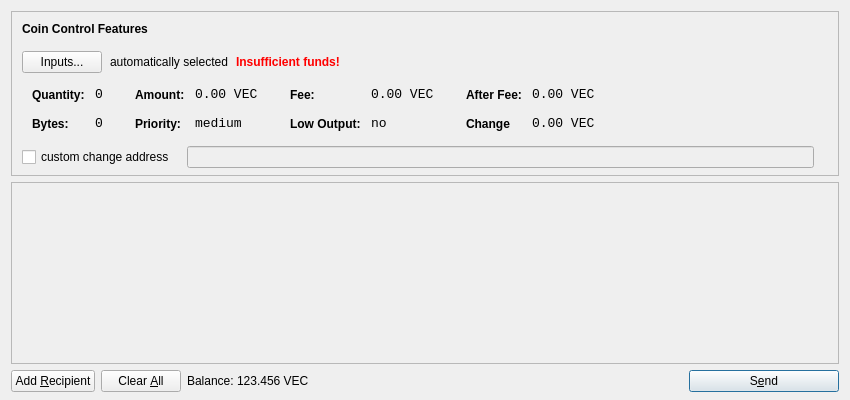
<?xml version="1.0" encoding="UTF-8"?>
<ui version="4.0">
 <class>SendCoinsDialog</class>
 <widget class="QDialog" name="SendCoinsDialog">
  <property name="geometry">
   <rect>
    <x>0</x>
    <y>0</y>
    <width>850</width>
    <height>400</height>
   </rect>
  </property>
  <property name="windowTitle">
   <string>Send Coins</string>
  </property>
  <layout class="QVBoxLayout" name="verticalLayout" stretch="0,1,0">
   <property name="bottomMargin">
    <number>8</number>
   </property>
   <item>
    <widget class="QFrame" name="frameCoinControl">
     <property name="sizePolicy">
      <sizepolicy hsizetype="Expanding" vsizetype="Expanding">
       <horstretch>0</horstretch>
       <verstretch>0</verstretch>
      </sizepolicy>
     </property>
     <property name="maximumSize">
      <size>
       <width>16777215</width>
       <height>16777215</height>
      </size>
     </property>
     <property name="frameShape">
      <enum>QFrame::StyledPanel</enum>
     </property>
     <property name="frameShadow">
      <enum>QFrame::Sunken</enum>
     </property>
     <layout class="QVBoxLayout" name="verticalLayoutCoinControl2">
      <property name="spacing">
       <number>-1</number>
      </property>
      <property name="leftMargin">
       <number>0</number>
      </property>
      <property name="topMargin">
       <number>0</number>
      </property>
      <property name="rightMargin">
       <number>0</number>
      </property>
      <property name="bottomMargin">
       <number>6</number>
      </property>
      <item>
       <layout class="QVBoxLayout" name="verticalLayoutCoinControl" stretch="0,0,0,0,1">
        <property name="spacing">
         <number>0</number>
        </property>
        <property name="leftMargin">
         <number>10</number>
        </property>
        <property name="topMargin">
         <number>10</number>
        </property>
        <item>
         <layout class="QHBoxLayout" name="horizontalLayoutCoinControl1">
          <property name="bottomMargin">
           <number>15</number>
          </property>
          <item>
           <widget class="QLabel" name="labelCoinControlFeatures">
            <property name="sizePolicy">
             <sizepolicy hsizetype="Preferred" vsizetype="Maximum">
              <horstretch>0</horstretch>
              <verstretch>0</verstretch>
             </sizepolicy>
            </property>
            <property name="font">
             <font>
              <weight>75</weight>
              <bold>true</bold>
             </font>
            </property>
            <property name="styleSheet">
             <string notr="true">font-weight:bold;</string>
            </property>
            <property name="text">
             <string>Coin Control Features</string>
            </property>
           </widget>
          </item>
         </layout>
        </item>
        <item>
         <layout class="QHBoxLayout" name="horizontalLayoutCoinControl2" stretch="0,0,0,0">
          <property name="spacing">
           <number>8</number>
          </property>
          <property name="bottomMargin">
           <number>10</number>
          </property>
          <item>
           <widget class="QPushButton" name="pushButtonCoinControl">
            <property name="styleSheet">
             <string notr="true"/>
            </property>
            <property name="text">
             <string>Inputs...</string>
            </property>
           </widget>
          </item>
          <item>
           <widget class="QLabel" name="labelCoinControlAutomaticallySelected">
            <property name="text">
             <string>automatically selected</string>
            </property>
            <property name="margin">
             <number>5</number>
            </property>
           </widget>
          </item>
          <item>
           <widget class="QLabel" name="labelCoinControlInsuffFunds">
            <property name="font">
             <font>
              <weight>75</weight>
              <bold>true</bold>
             </font>
            </property>
            <property name="styleSheet">
             <string notr="true">color:red;font-weight:bold;</string>
            </property>
            <property name="text">
             <string>Insufficient funds!</string>
            </property>
            <property name="margin">
             <number>5</number>
            </property>
           </widget>
          </item>
          <item>
           <spacer name="horizontalSpacerCoinControl">
            <property name="orientation">
             <enum>Qt::Horizontal</enum>
            </property>
            <property name="sizeHint" stdset="0">
             <size>
              <width>40</width>
              <height>1</height>
             </size>
            </property>
           </spacer>
          </item>
         </layout>
        </item>
        <item>
         <widget class="QWidget" name="widgetCoinControl" native="true">
          <property name="sizePolicy">
           <sizepolicy hsizetype="Preferred" vsizetype="Preferred">
            <horstretch>0</horstretch>
            <verstretch>0</verstretch>
           </sizepolicy>
          </property>
          <property name="minimumSize">
           <size>
            <width>0</width>
            <height>0</height>
           </size>
          </property>
          <property name="styleSheet">
           <string notr="true"/>
          </property>
          <layout class="QHBoxLayout" name="horizontalLayoutCoinControl5">
           <property name="margin">
            <number>0</number>
           </property>
           <item>
            <layout class="QHBoxLayout" name="horizontalLayoutCoinControl3" stretch="0,0,0,1">
             <property name="spacing">
              <number>20</number>
             </property>
             <property name="topMargin">
              <number>0</number>
             </property>
             <property name="bottomMargin">
              <number>10</number>
             </property>
             <item>
              <layout class="QFormLayout" name="formLayoutCoinControl1">
               <property name="horizontalSpacing">
                <number>10</number>
               </property>
               <property name="verticalSpacing">
                <number>14</number>
               </property>
               <property name="leftMargin">
                <number>10</number>
               </property>
               <property name="topMargin">
                <number>4</number>
               </property>
               <property name="rightMargin">
                <number>6</number>
               </property>
               <item row="0" column="0">
                <widget class="QLabel" name="labelCoinControlQuantityText">
                 <property name="styleSheet">
                  <string notr="true">font-weight:bold;</string>
                 </property>
                 <property name="text">
                  <string>Quantity:</string>
                 </property>
                 <property name="margin">
                  <number>0</number>
                 </property>
                </widget>
               </item>
               <item row="0" column="1">
                <widget class="QLabel" name="labelCoinControlQuantity">
                 <property name="font">
                  <font>
                   <family>Monospace</family>
                   <pointsize>10</pointsize>
                  </font>
                 </property>
                 <property name="cursor">
                  <cursorShape>IBeamCursor</cursorShape>
                 </property>
                 <property name="contextMenuPolicy">
                  <enum>Qt::ActionsContextMenu</enum>
                 </property>
                 <property name="text">
                  <string>0</string>
                 </property>
                 <property name="margin">
                  <number>0</number>
                 </property>
                 <property name="textInteractionFlags">
                  <set>Qt::LinksAccessibleByMouse|Qt::TextSelectableByKeyboard|Qt::TextSelectableByMouse</set>
                 </property>
                </widget>
               </item>
               <item row="1" column="0">
                <widget class="QLabel" name="labelCoinControlBytesText">
                 <property name="styleSheet">
                  <string notr="true">font-weight:bold;</string>
                 </property>
                 <property name="text">
                  <string>Bytes:</string>
                 </property>
                </widget>
               </item>
               <item row="1" column="1">
                <widget class="QLabel" name="labelCoinControlBytes">
                 <property name="font">
                  <font>
                   <family>Monospace</family>
                   <pointsize>10</pointsize>
                  </font>
                 </property>
                 <property name="cursor">
                  <cursorShape>IBeamCursor</cursorShape>
                 </property>
                 <property name="contextMenuPolicy">
                  <enum>Qt::ActionsContextMenu</enum>
                 </property>
                 <property name="text">
                  <string>0</string>
                 </property>
                 <property name="textInteractionFlags">
                  <set>Qt::LinksAccessibleByMouse|Qt::TextSelectableByKeyboard|Qt::TextSelectableByMouse</set>
                 </property>
                </widget>
               </item>
              </layout>
             </item>
             <item>
              <layout class="QFormLayout" name="formLayoutCoinControl2">
               <property name="horizontalSpacing">
                <number>10</number>
               </property>
               <property name="verticalSpacing">
                <number>14</number>
               </property>
               <property name="leftMargin">
                <number>6</number>
               </property>
               <property name="topMargin">
                <number>4</number>
               </property>
               <property name="rightMargin">
                <number>6</number>
               </property>
               <item row="0" column="0">
                <widget class="QLabel" name="labelCoinControlAmountText">
                 <property name="styleSheet">
                  <string notr="true">font-weight:bold;</string>
                 </property>
                 <property name="text">
                  <string>Amount:</string>
                 </property>
                 <property name="margin">
                  <number>0</number>
                 </property>
                </widget>
               </item>
               <item row="0" column="1">
                <widget class="QLabel" name="labelCoinControlAmount">
                 <property name="font">
                  <font>
                   <family>Monospace</family>
                   <pointsize>10</pointsize>
                  </font>
                 </property>
                 <property name="cursor">
                  <cursorShape>IBeamCursor</cursorShape>
                 </property>
                 <property name="contextMenuPolicy">
                  <enum>Qt::ActionsContextMenu</enum>
                 </property>
                 <property name="text">
                  <string notr="true">0.00 VEC</string>
                 </property>
                 <property name="textInteractionFlags">
                  <set>Qt::LinksAccessibleByMouse|Qt::TextSelectableByKeyboard|Qt::TextSelectableByMouse</set>
                 </property>
                </widget>
               </item>
               <item row="1" column="0">
                <widget class="QLabel" name="labelCoinControlPriorityText">
                 <property name="styleSheet">
                  <string notr="true">font-weight:bold;</string>
                 </property>
                 <property name="text">
                  <string>Priority:</string>
                 </property>
                </widget>
               </item>
               <item row="1" column="1">
                <widget class="QLabel" name="labelCoinControlPriority">
                 <property name="font">
                  <font>
                   <family>Monospace</family>
                   <pointsize>10</pointsize>
                  </font>
                 </property>
                 <property name="cursor">
                  <cursorShape>IBeamCursor</cursorShape>
                 </property>
                 <property name="contextMenuPolicy">
                  <enum>Qt::ActionsContextMenu</enum>
                 </property>
                 <property name="text">
                  <string>medium</string>
                 </property>
                 <property name="textInteractionFlags">
                  <set>Qt::LinksAccessibleByMouse|Qt::TextSelectableByKeyboard|Qt::TextSelectableByMouse</set>
                 </property>
                </widget>
               </item>
              </layout>
             </item>
             <item>
              <layout class="QFormLayout" name="formLayoutCoinControl3">
               <property name="horizontalSpacing">
                <number>10</number>
               </property>
               <property name="verticalSpacing">
                <number>14</number>
               </property>
               <property name="leftMargin">
                <number>6</number>
               </property>
               <property name="topMargin">
                <number>4</number>
               </property>
               <property name="rightMargin">
                <number>6</number>
               </property>
               <item row="0" column="0">
                <widget class="QLabel" name="labelCoinControlFeeText">
                 <property name="styleSheet">
                  <string notr="true">font-weight:bold;</string>
                 </property>
                 <property name="text">
                  <string>Fee:</string>
                 </property>
                 <property name="margin">
                  <number>0</number>
                 </property>
                </widget>
               </item>
               <item row="0" column="1">
                <widget class="QLabel" name="labelCoinControlFee">
                 <property name="font">
                  <font>
                   <family>Monospace</family>
                   <pointsize>10</pointsize>
                  </font>
                 </property>
                 <property name="cursor">
                  <cursorShape>IBeamCursor</cursorShape>
                 </property>
                 <property name="contextMenuPolicy">
                  <enum>Qt::ActionsContextMenu</enum>
                 </property>
                 <property name="text">
                  <string notr="true">0.00 VEC</string>
                 </property>
                 <property name="textInteractionFlags">
                  <set>Qt::LinksAccessibleByMouse|Qt::TextSelectableByKeyboard|Qt::TextSelectableByMouse</set>
                 </property>
                </widget>
               </item>
               <item row="1" column="0">
                <widget class="QLabel" name="labelCoinControlLowOutputText">
                 <property name="styleSheet">
                  <string notr="true">font-weight:bold;</string>
                 </property>
                 <property name="text">
                  <string>Low Output:</string>
                 </property>
                </widget>
               </item>
               <item row="1" column="1">
                <widget class="QLabel" name="labelCoinControlLowOutput">
                 <property name="font">
                  <font>
                   <family>Monospace</family>
                   <pointsize>10</pointsize>
                  </font>
                 </property>
                 <property name="cursor">
                  <cursorShape>IBeamCursor</cursorShape>
                 </property>
                 <property name="contextMenuPolicy">
                  <enum>Qt::ActionsContextMenu</enum>
                 </property>
                 <property name="text">
                  <string>no</string>
                 </property>
                 <property name="textInteractionFlags">
                  <set>Qt::LinksAccessibleByMouse|Qt::TextSelectableByKeyboard|Qt::TextSelectableByMouse</set>
                 </property>
                </widget>
               </item>
              </layout>
             </item>
             <item>
              <layout class="QFormLayout" name="formLayoutCoinControl4">
               <property name="horizontalSpacing">
                <number>10</number>
               </property>
               <property name="verticalSpacing">
                <number>14</number>
               </property>
               <property name="leftMargin">
                <number>6</number>
               </property>
               <property name="topMargin">
                <number>4</number>
               </property>
               <property name="rightMargin">
                <number>6</number>
               </property>
               <item row="0" column="0">
                <widget class="QLabel" name="labelCoinControlAfterFeeText">
                 <property name="styleSheet">
                  <string notr="true">font-weight:bold;</string>
                 </property>
                 <property name="text">
                  <string>After Fee:</string>
                 </property>
                 <property name="margin">
                  <number>0</number>
                 </property>
                </widget>
               </item>
               <item row="0" column="1">
                <widget class="QLabel" name="labelCoinControlAfterFee">
                 <property name="font">
                  <font>
                   <family>Monospace</family>
                   <pointsize>10</pointsize>
                  </font>
                 </property>
                 <property name="cursor">
                  <cursorShape>IBeamCursor</cursorShape>
                 </property>
                 <property name="contextMenuPolicy">
                  <enum>Qt::ActionsContextMenu</enum>
                 </property>
                 <property name="text">
                  <string notr="true">0.00 VEC</string>
                 </property>
                 <property name="textInteractionFlags">
                  <set>Qt::LinksAccessibleByMouse|Qt::TextSelectableByKeyboard|Qt::TextSelectableByMouse</set>
                 </property>
                </widget>
               </item>
               <item row="1" column="0">
                <widget class="QLabel" name="labelCoinControlChangeText">
                 <property name="styleSheet">
                  <string notr="true">font-weight:bold;</string>
                 </property>
                 <property name="text">
                  <string>Change</string>
                 </property>
                </widget>
               </item>
               <item row="1" column="1">
                <widget class="QLabel" name="labelCoinControlChange">
                 <property name="font">
                  <font>
                   <family>Monospace</family>
                   <pointsize>10</pointsize>
                  </font>
                 </property>
                 <property name="cursor">
                  <cursorShape>IBeamCursor</cursorShape>
                 </property>
                 <property name="contextMenuPolicy">
                  <enum>Qt::ActionsContextMenu</enum>
                 </property>
                 <property name="text">
                  <string notr="true">0.00 VEC</string>
                 </property>
                 <property name="textInteractionFlags">
                  <set>Qt::LinksAccessibleByMouse|Qt::TextSelectableByKeyboard|Qt::TextSelectableByMouse</set>
                 </property>
                </widget>
               </item>
              </layout>
             </item>
            </layout>
           </item>
          </layout>
         </widget>
        </item>
        <item>
         <layout class="QHBoxLayout" name="horizontalLayoutCoinControl4" stretch="0,0,0">
          <property name="spacing">
           <number>12</number>
          </property>
          <property name="sizeConstraint">
           <enum>QLayout::SetDefaultConstraint</enum>
          </property>
          <property name="topMargin">
           <number>5</number>
          </property>
          <property name="rightMargin">
           <number>5</number>
          </property>
          <item>
           <widget class="QCheckBox" name="checkBoxCoinControlChange">
            <property name="text">
             <string>custom change address</string>
            </property>
           </widget>
          </item>
          <item>
           <widget class="QLineEdit" name="lineEditCoinControlChange">
            <property name="enabled">
             <bool>false</bool>
            </property>
            <property name="sizePolicy">
             <sizepolicy hsizetype="Expanding" vsizetype="Fixed">
              <horstretch>0</horstretch>
              <verstretch>0</verstretch>
             </sizepolicy>
            </property>
           </widget>
          </item>
          <item>
           <widget class="QLabel" name="labelCoinControlChangeLabel">
            <property name="sizePolicy">
             <sizepolicy hsizetype="Preferred" vsizetype="Expanding">
              <horstretch>0</horstretch>
              <verstretch>0</verstretch>
             </sizepolicy>
            </property>
            <property name="minimumSize">
             <size>
              <width>0</width>
              <height>0</height>
             </size>
            </property>
            <property name="text">
             <string/>
            </property>
            <property name="margin">
             <number>3</number>
            </property>
           </widget>
          </item>
         </layout>
        </item>
        <item>
         <spacer name="verticalSpacerCoinControl">
          <property name="orientation">
           <enum>Qt::Vertical</enum>
          </property>
          <property name="sizeHint" stdset="0">
           <size>
            <width>800</width>
            <height>1</height>
           </size>
          </property>
         </spacer>
        </item>
       </layout>
      </item>
     </layout>
    </widget>
   </item>
   <item>
    <widget class="QScrollArea" name="scrollArea">
     <property name="widgetResizable">
      <bool>true</bool>
     </property>
     <widget class="QWidget" name="scrollAreaWidgetContents">
      <property name="geometry">
       <rect>
        <x>0</x>
        <y>0</y>
        <width>830</width>
        <height>165</height>
       </rect>
      </property>
      <layout class="QVBoxLayout" name="verticalLayout_2">
       <property name="margin">
        <number>0</number>
       </property>
       <item>
        <layout class="QVBoxLayout" name="entries">
         <property name="spacing">
          <number>6</number>
         </property>
        </layout>
       </item>
       <item>
        <spacer name="verticalSpacer">
         <property name="orientation">
          <enum>Qt::Vertical</enum>
         </property>
         <property name="sizeHint" stdset="0">
          <size>
           <width>20</width>
           <height>40</height>
          </size>
         </property>
        </spacer>
       </item>
      </layout>
     </widget>
    </widget>
   </item>
   <item>
    <layout class="QHBoxLayout" name="horizontalLayout">
     <item>
      <widget class="QPushButton" name="addButton">
       <property name="toolTip">
        <string>Send to multiple recipients at once</string>
       </property>
       <property name="text">
        <string>Add &amp;Recipient</string>
       </property>
       <property name="autoDefault">
        <bool>false</bool>
       </property>
      </widget>
     </item>
     <item>
      <widget class="QPushButton" name="clearButton">
       <property name="sizePolicy">
        <sizepolicy hsizetype="Minimum" vsizetype="Fixed">
         <horstretch>0</horstretch>
         <verstretch>0</verstretch>
        </sizepolicy>
       </property>
       <property name="toolTip">
        <string>Remove all transaction fields</string>
       </property>
       <property name="text">
        <string>Clear &amp;All</string>
       </property>
       <property name="autoRepeatDelay">
        <number>300</number>
       </property>
       <property name="autoDefault">
        <bool>false</bool>
       </property>
      </widget>
     </item>
     <item>
      <layout class="QHBoxLayout" name="horizontalLayout_2">
       <property name="spacing">
        <number>3</number>
       </property>
       <item>
        <widget class="QLabel" name="label">
         <property name="sizePolicy">
          <sizepolicy hsizetype="Preferred" vsizetype="Fixed">
           <horstretch>0</horstretch>
           <verstretch>0</verstretch>
          </sizepolicy>
         </property>
         <property name="text">
          <string>Balance:</string>
         </property>
        </widget>
       </item>
       <item>
        <widget class="QLabel" name="labelBalance">
         <property name="sizePolicy">
          <sizepolicy hsizetype="Preferred" vsizetype="Fixed">
           <horstretch>0</horstretch>
           <verstretch>0</verstretch>
          </sizepolicy>
         </property>
         <property name="cursor">
          <cursorShape>IBeamCursor</cursorShape>
         </property>
         <property name="text">
          <string notr="true">123.456 VEC</string>
         </property>
         <property name="textInteractionFlags">
          <set>Qt::LinksAccessibleByMouse|Qt::TextSelectableByKeyboard|Qt::TextSelectableByMouse</set>
         </property>
        </widget>
       </item>
      </layout>
     </item>
     <item>
      <spacer name="horizontalSpacer">
       <property name="orientation">
        <enum>Qt::Horizontal</enum>
       </property>
       <property name="sizeHint" stdset="0">
        <size>
         <width>40</width>
         <height>20</height>
        </size>
       </property>
      </spacer>
     </item>
     <item>
      <widget class="QPushButton" name="sendButton">
       <property name="minimumSize">
        <size>
         <width>150</width>
         <height>0</height>
        </size>
       </property>
       <property name="toolTip">
        <string>Confirm the send action</string>
       </property>
       <property name="text">
        <string>S&amp;end</string>
       </property>
       <property name="icon">
        <iconset resource="../bitcoin.qrc">
         <normaloff>:/icons/send</normaloff>:/icons/send</iconset>
       </property>
       <property name="default">
        <bool>true</bool>
       </property>
      </widget>
     </item>
    </layout>
   </item>
  </layout>
 </widget>
 <resources>
  <include location="../bitcoin.qrc"/>
 </resources>
 <connections/>
</ui>
